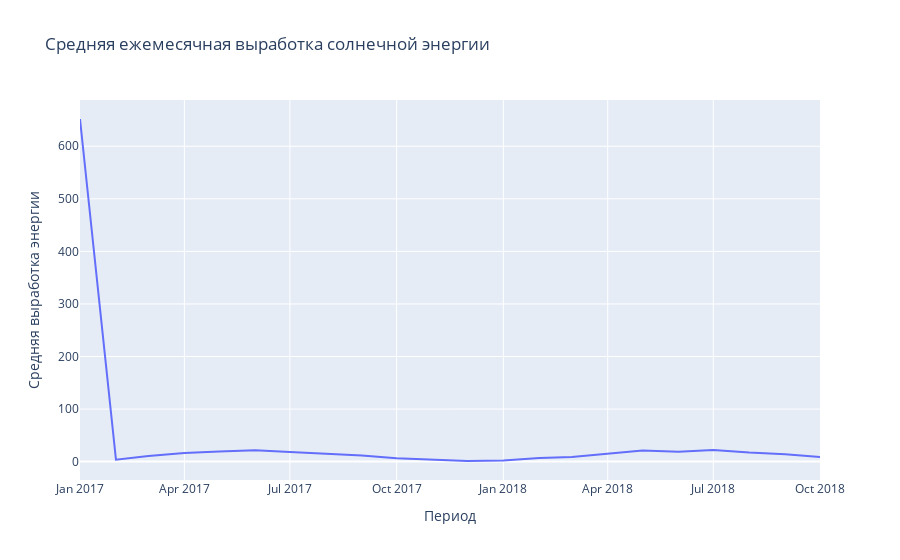

Here is the notebook cell this chart was saved with:
### Code cell
df['date'] = pd.to_datetime(df['date'])

# Создание столбца day_power
df['day_power'] = df['cum_power'].diff().fillna(df['cum_power'])

# Преобразование столбца date в период (год-месяц)
df['period'] = df['date'].dt.to_period('M')

# Агрегирование данных по периодам и вычисление среднего значения day_power
monthly_avg = df.groupby('period')['day_power'].mean().reset_index()

# Преобразование обратно в строки для корректного отображения
monthly_avg['period'] = monthly_avg['period'].astype(str)

# Построение линейного графика с использованием plotly.express
fig = px.line(monthly_avg, x='period', y='day_power', title='Средняя ежемесячная выработка солнечной энергии', labels={'day_power': 'Средняя выработка энергии', 'period': 'Период'})

# Отображение графика
fig.show()

### Figure 1 — Plotly figure (JSON) as saved in the notebook; plotly's stock layout.template omitted (floating-point values rounded to 4 significant figures)
{"data": [{"hovertemplate": "Период=%{x}<br>Средняя выработка энергии=%{y}<extra></extra>", "legendgroup": "", "line": {"color": "#636efa", "dash": "solid"}, "marker": {"symbol": "circle"}, "mode": "lines", "name": "", "orientation": "v", "showlegend": false, "type": "scatter", "x": ["2017-01", "2017-02", "2017-03", "2017-04", "2017-05", "2017-06", "2017-07", "2017-08", "2017-09", "2017-10", "2017-11", "2017-12", "2018-01", "2018-02", "2018-03", "2018-04", "2018-05", "2018-06", "2018-07", "2018-08", "2018-09", "2018-10"], "xaxis": "x", "y": [651.9, 3.714, 10.77, 16.3, 19, 21.5, 18.13, 15.06, 11.53, 6.419, 3.233, 1.161, 2.065, 6.929, 8.71, 14.63, 21.03, 18.77, 22, 17.1, 13.87, 9], "yaxis": "y"}], "layout": {"legend": {"tracegroupgap": 0}, "title": {"text": "Средняя ежемесячная выработка солнечной энергии"}, "xaxis": {"anchor": "y", "domain": [0, 1], "title": {"text": "Период"}}, "yaxis": {"anchor": "x", "domain": [0, 1], "title": {"text": "Средняя выработка энергии"}}}}
